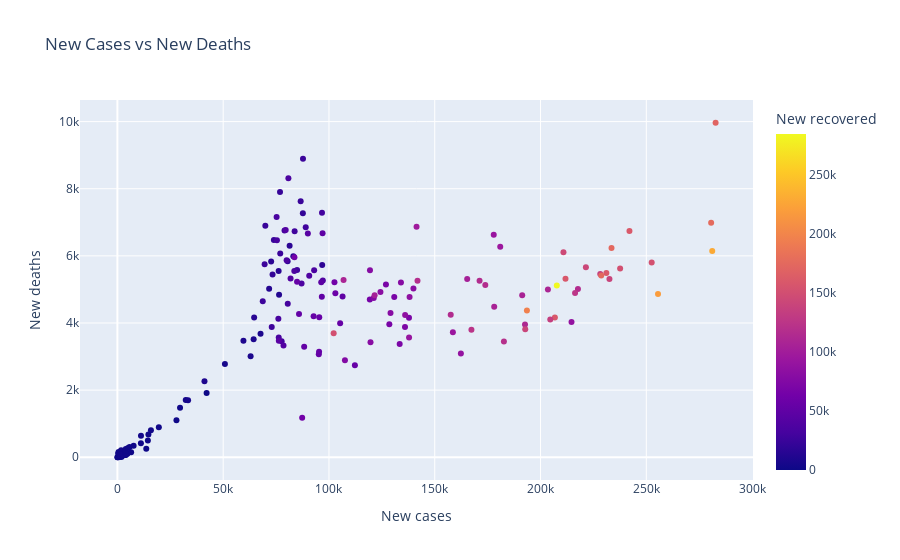

Source (notebook cell):
### Code cell
px.scatter(daywise,x='New cases',y='New deaths',color='New recovered',title='New Cases vs New Deaths')

### Figure 1 — Plotly figure (JSON) as saved in the notebook; plotly's stock layout.template omitted (floating-point values rounded to 4 significant figures; data arrays with more than 128 entries replaced by an {"elided": "..."} marker saying what was removed)
{"data": [{"hovertemplate": "New cases=%{x}<br>New deaths=%{y}<br>New recovered=%{marker.color}<extra></extra>", "legendgroup": "", "marker": {"color": {"elided": "188 int values"}, "coloraxis": "coloraxis", "symbol": "circle"}, "mode": "markers", "name": "", "orientation": "v", "showlegend": false, "type": "scatter", "x": {"elided": "188 int values"}, "xaxis": "x", "y": {"elided": "188 int values"}, "yaxis": "y"}], "layout": {"coloraxis": {"colorbar": {"title": {"text": "New recovered"}}, "colorscale": [[0, "#0d0887"], [0.1111, "#46039f"], [0.2222, "#7201a8"], [0.3333, "#9c179e"], [0.4444, "#bd3786"], [0.5556, "#d8576b"], [0.6667, "#ed7953"], [0.7778, "#fb9f3a"], [0.8889, "#fdca26"], [1, "#f0f921"]]}, "legend": {"tracegroupgap": 0}, "title": {"text": "New Cases vs New Deaths"}, "xaxis": {"anchor": "y", "domain": [0, 1], "title": {"text": "New cases"}}, "yaxis": {"anchor": "x", "domain": [0, 1], "title": {"text": "New deaths"}}}}
